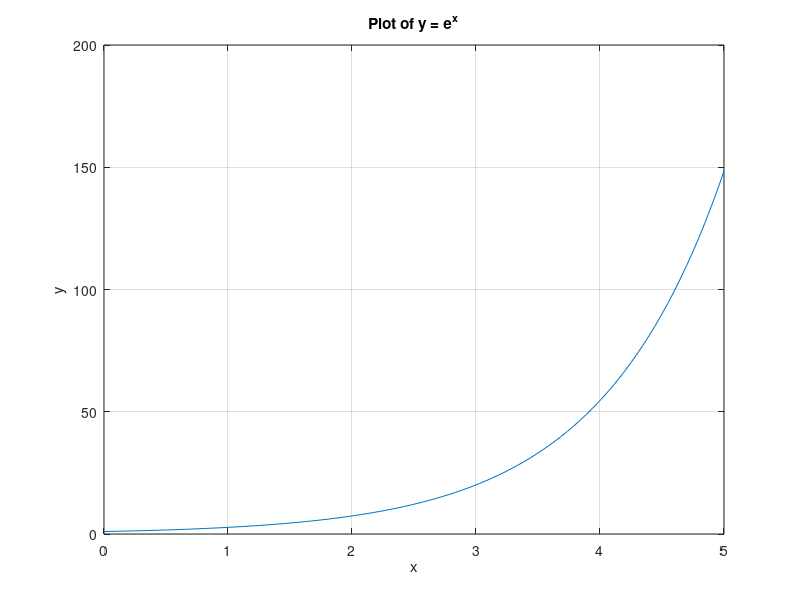
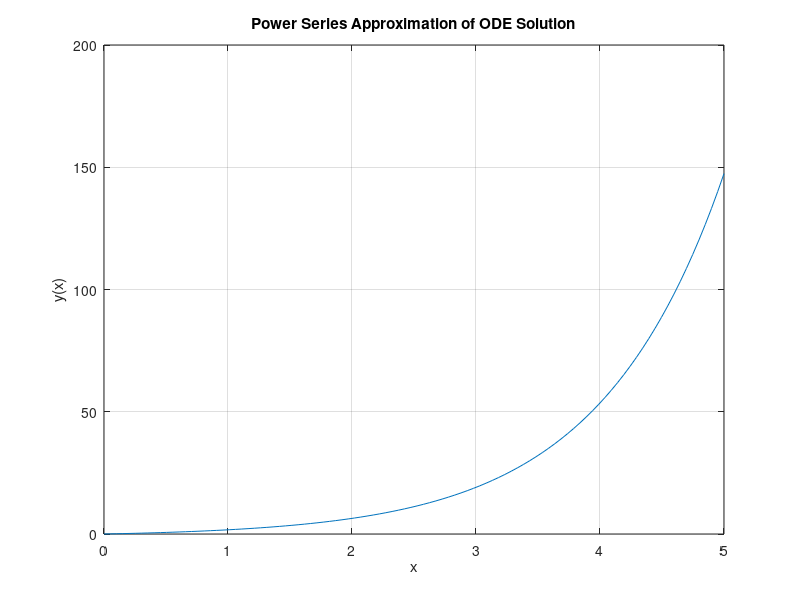
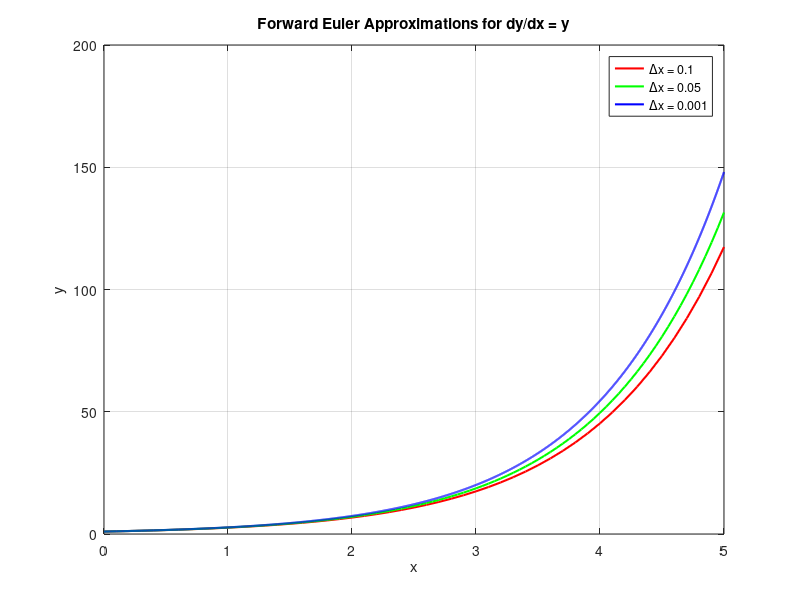

The MATLAB source for these figures, in order: (Note: this script raises an error after producing the figures.)
clear; clc; close all;

% Define ODE & intialize parameters
f = @(x, y) y;

% Part 3: Plot solution from part 1 (y = e^x)
    x = linspace(0, 5, 100); % plotting 100 points between x = 0 and x = 5    
    y_exact = exp(x);
    
    figure(1);
    plot(x, y_exact);
    title('Plot of y = e^x');
    xlabel('x');
    ylabel('y');
    grid on; % Adding a grid for clarity

% Part 3: Plot solution from part 2 (Power Series)
    N = 100; % Number of terms in the series
    a = zeros(1, N); % defining an array to hold all coefficients

    % Calculate the coefficients for the power series
    for n = 1:N-1
        a(n) = 1 / factorial(n); % Equation for coefficients, a(n), of power series
    end

    % Define the range for x
    x = linspace(0, 5, 100); % plotting 100 points between x=0 and 5

    % Calculate the power series approximation
    y_series = zeros(size(x));
    for n = 1:N-1
        y_series = y_series + a(n) * (x.^(n)); % Sum the series
    end
 
    figure(2);
    plot(x, y_series);
    title('Power Series Approximation of ODE Solution');
    xlabel('x');
    ylabel('y(x)');
    grid on;

% Part 4: Forward Euler
    % Define step sizes and colors
    step_sizes = [0.1, 0.05, 0.001];
    colours = ['r', 'g', 'b'];

    i = 1; 

    % Loop through each step size
    while i <= length(step_sizes)

        h = step_sizes(i);
        x = 0:h:5;
        y = zeros(size(x));

        y(1) = 1; % Initial condition

        for n = 1:length(x)-1
            y(n+1) = y(n) + h * f(x(n), y(n));
        end

        figure(3);
        plot(x, y, 'Color', colours(i), 'LineWidth', 1.5, 'DisplayName', ['Euler: \Deltax = ' num2str(h)]);
        hold on;
    
        i= i + 1; 

    end

    legend('\Deltax = 0.1', '\Deltax = 0.05', '\Deltax = 0.001');
    xlabel('x'); ylabel('y');
    title('Forward Euler Approximations for dy/dx = y');
    grid on;

%% Check using ode45 function (Given from Assignment)
    odefun = @(x, y) y;
    xspan = [0 5];
    [x, y] = ode45(odefun, xspan, y0);
    
    figure(4)
    plot(x, y);
    xlabel('x');
    ylabel('y');
    title('Solution of the ODE using ode45');
    grid on;

 